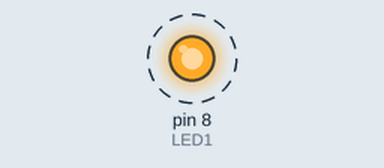
The sketch below on a simulated Arduino Uno, built with avr-gcc and run on an emulated ATmega328P. Shown: output pins drawn as LEDs (lit = HIGH). Dashed ring = blinking.

Above: at 0.2 s.
Timing chart, 0 to 3.0 s (numbered marks = the images above):
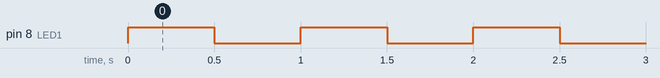

Measured:
- by itself, pin 8 (LED1): alternates HIGH for 0.50 s and LOW for 0.50 s

The sketch:

TRABAJO_1.ino
```cpp
int LED1=8;
void setup() {
pinMode (LED1,OUTPUT);

}

void loop() {
  digitalWrite(LED1,HIGH);
  delay (500);
  digitalWrite(LED1,LOW);
  delay (500);
}
```
